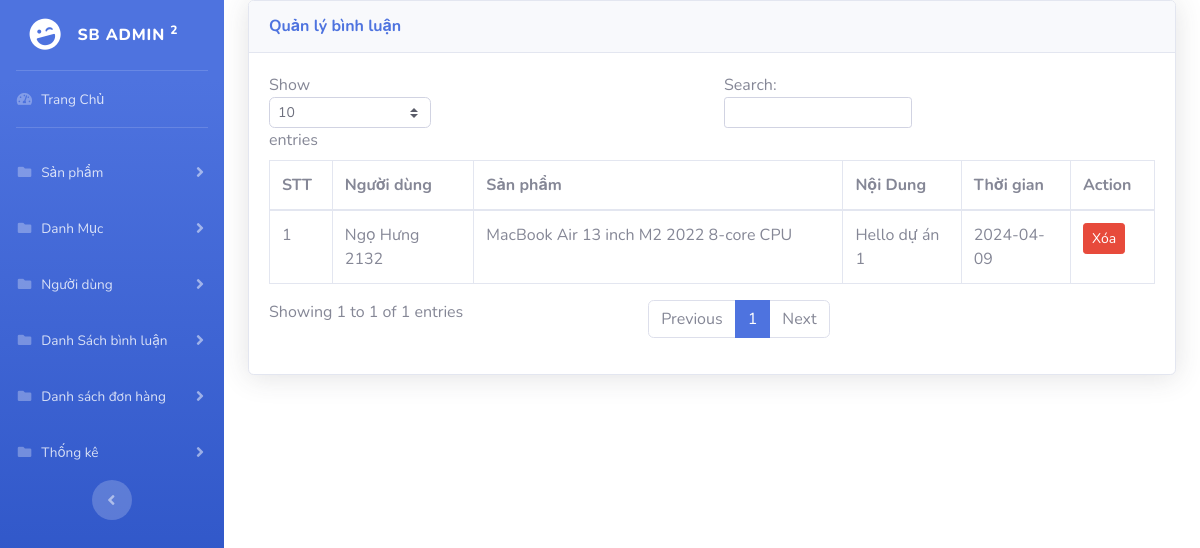
Page /controllers/admin/index_admin.php?act=dsbinhluan (signed in) on the committed database.
### tables this page shows
CREATE TABLE `binhluan` (
  `id_binhluan` int(11) NOT NULL,
  `noidung_binhluan` varchar(255) NOT NULL,
  `id_user` int(11) NOT NULL,
  `id_sanpham` int(11) NOT NULL,
  `ngaybinhluan` date NOT NULL
);

CREATE TABLE `users` (
  `id_user` int(11) NOT NULL,
  `username_user` varchar(255) NOT NULL,
  `password_user` varchar(255) NOT NULL,
  `fullname_user` varchar(255) NOT NULL,
  `phone_user` varchar(255) NOT NULL,
  `email_user` varchar(255) NOT NULL,
  `diachi_user` varchar(255) NOT NULL,
  `image_user` varchar(255) NOT NULL,
  `role` int(11) NOT NULL COMMENT '1 admin , 2 người dùng'
);

CREATE TABLE `sanpham` (
  `id_sanpham` int(11) NOT NULL,
  `name_sanpham` varchar(255) NOT NULL,
  `gia_sanpham` int(255) NOT NULL,
  `image_sanpham` varchar(255) NOT NULL,
  `subtitle_sanpham` text NOT NULL,
  `description_sanpham` varchar(255) NOT NULL,
  `luotxem_sanpham` int(11) NOT NULL,
  `id_danhmuc` int(11) NOT NULL
);

### models/connect.php (called while the page is built, shortened)
<?php
function pdo_get_connection()
{
    $servername = "localhost";
    $username = "root";
    $password = "";
    try {
        $conn = new PDO("mysql:host=$servername;dbname=duan1_nhom1", $username, $password);
        $conn->setAttribute(PDO::ATTR_ERRMODE, PDO::ERRMODE_EXCEPTION);
        return $conn;
    } catch (PDOException $e) {
        echo "Connection failed: " . $e->getMessage();
    }
}
function pdo_query($sql)
{
    $sql_args = array_slice(func_get_args(), 1);
    try {
        $conn = pdo_get_connection();
        $stmt = $conn->prepare($sql);
        $stmt->execute($sql_args);
        $rows = $stmt->fetchAll();
        return $rows;
    } catch (PDOException $e) {
        throw $e;
    } finally {
        unset($conn);
    }
}

### models/binhluan/binhluan.php (called while the page is built, shortened)
<?php
function getAllBinhLuan(){
    $sql  = "SELECT * FROM binhluan  JOIN sanpham ON binhluan.id_sanpham = sanpham.id_sanpham JOIN users ON binhluan.id_user = users.id_user ";
    $getAllBinhLuan = pdo_query($sql);
    return $getAllBinhLuan;
   }
?>

### controllers/admin/binhluan/binhluan.php (the view)
<div class="container-fluid">
            <div class="card shadow mb-4">
                <div class="card-header py-3">
                    <h6 class="m-0 font-weight-bold text-primary">Quản lý bình luận</h6>
                </div>
                <div class="card-body">
                    <div class="table-responsive">
                        <table class="table table-bordered" id="dataTable" width="100%" cellspacing="0">
                            <thead>
                                <tr>
                                    <th>STT</th>
                                    <th>Người dùng</th>
                                    <th>Sản phẩm</th>
                                    <th>Nội Dung</th>
                                    <th>Thời gian</th>
                                    <th>Action</th>
                                </tr>
                            </thead>
                            <tbody>
                                <?php foreach($getBinhLuan as $key => $bl):?>
                                    <tr>
                                        <td><?= $key+1 ?></td>
                                        <td><?= $bl['fullname_user'] ?></td>
                                        <td><?= $bl['name_sanpham'] ?></td>
                                        <td><?= $bl['noidung_binhluan'] ?></td>
                                        <td><?= $bl['ngaybinhluan'] ?></td>
                                        <td>
                                         <button class="btn btn-danger btn-sm" onclick="confirmDelete('index_admin.php?act=delete_binhluan&id_binhluan=<?= $bl['id_binhluan'] ?>')">Xóa</button>
                                        </td>
                                    </tr>
                                 <?php endforeach?>
                        </table>
                    </div>
                </div>
            </div>
        </div>

### rows in the picture
binhluan: id_user.fullname_user "Ngọ Hưng 2132", id_sanpham.name_sanpham "MacBook Air 13 inch M2 2022 8-core CPU", noidung_binhluan "Hello dự án 1", ngaybinhluan "2024-04-09"
